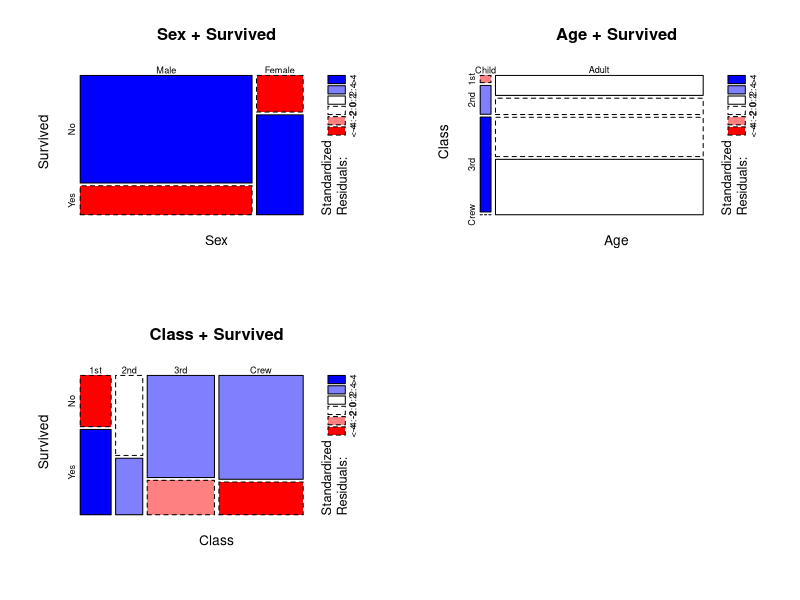
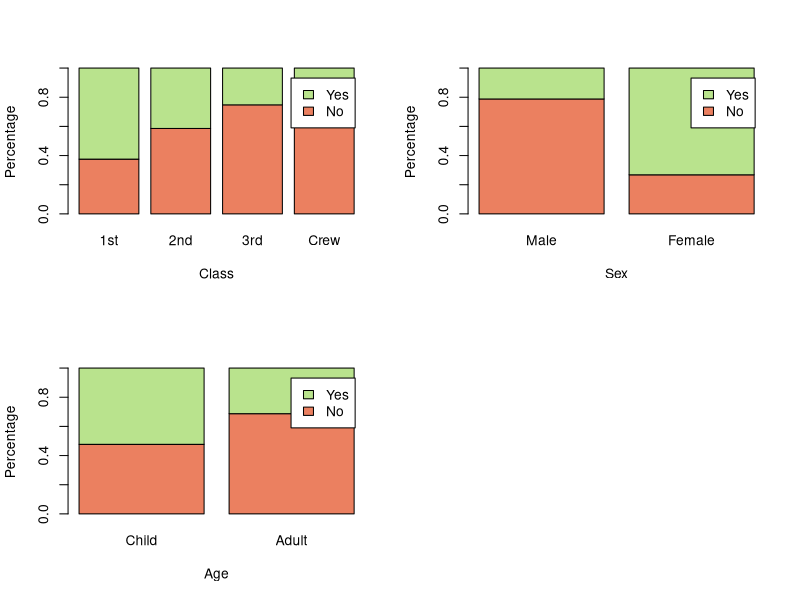

Reproduce these figures in R, in order.
## ---- chunk 1
library(tibble)
library(xtable)
options(xtable.comment = FALSE)

knitr::opts_chunk$set(warning = FALSE)

## ---- chunk 2
abs1 <- apply(Titanic, c(1, 4), sum)
abs2 <- apply(Titanic, c(2, 4), sum)
abs3 <- apply(Titanic, c(3, 4), sum)

abs1
abs2
abs3
## ---- chunk 3
par(mfrow = c(2,2))
mosaicplot(~ Sex + Survived, data = Titanic, shade = TRUE, main = "Sex + Survived")
mosaicplot(~ Age + Class, data = Titanic, shade = TRUE, main = "Age + Survived")
mosaicplot(~ Class + Survived, data = Titanic, shade = TRUE, main = "Class + Survived")
## ---- chunk 4
coul <- c("#eb8060", "#b9e38d", "#a1e9f0", "#d9b1f0")
rel1 <- abs1/rowSums(abs1)
rel2 <- abs2/rowSums(abs2)
rel3 <- abs3/rowSums(abs3)
## ---- chunk 5
par(mfrow = c(2,2))
barplot(t(rel1), xlab="Class", ylab = "Percentage", legend.text = TRUE, col = coul)
barplot(t(rel2), xlab="Sex", ylab = "Percentage", legend.text = TRUE, col = coul)
barplot(t(rel3), xlab="Age", ylab = "Percentage", legend.text = TRUE, col = coul)
